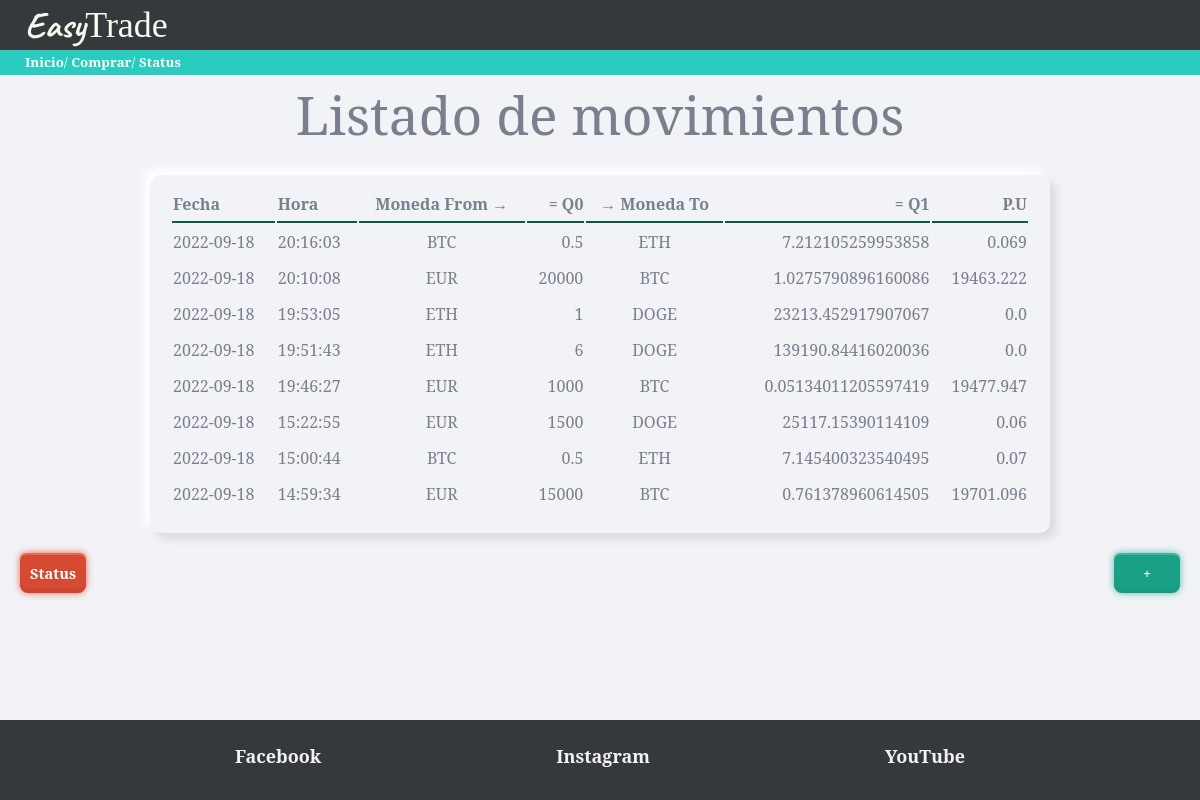
The page / on the database its author committed.
### tables this page shows
CREATE TABLE "movimientos" (
	"id"	INTEGER NOT NULL,
	"fecha"	TEXT NOT NULL,
	"hora"	TEXT NOT NULL,
	"moneda_from"	TEXT NOT NULL DEFAULT 'EUR',
	"cantidad_from"	NUMERIC NOT NULL,
	"moneda_to"	REAL NOT NULL,
	"cantidad_to"	REAL NOT NULL,
	PRIMARY KEY("id" AUTOINCREMENT)
);

### trader/views.py (the view)
@app.route('/')
def movimientos():
    db = DBManager(RUTA)
    movimientos = db.consultaSQL('SELECT * FROM movimientos ORDER BY fecha DESC, hora DESC LIMIT 15')
    return render_template('inicio.html', movs=movimientos)

### trader/models.py (called while the page is built)
    def consultaSQL(self, consulta):
        conexion = sqlite3.connect(self.ruta)
        cursor = conexion.cursor()
        cursor.execute(consulta)
        self.movimientos = []
        nombres_columna = []
        for desc_columna in cursor.description:
            nombres_columna.append(desc_columna[0])
        datos = cursor.fetchall()
        for dato in datos:
            movimiento = {}
            indice = 0
            for nombre in nombres_columna:
                movimiento[nombre] = dato[indice]
                indice += 1
            self.movimientos.append(movimiento)
        conexion.close()
        return self.movimientos

### trader/templates/inicio.html (shortened to what this page needs)
{% extends "base.html" %}
{% block page_title %}
Listado de movimientos
{% endblock %}
{% block contenido %}
{{ super() }}
<table class="paper">
  <tr>
    <th class="titulo-tabla">Fecha</th>
    <th class="titulo-tabla">Hora</th>
    <th class="titulo-tabla moneda">Moneda From →</th>
    <th class="titulo-tabla numero">= Q0</th>
    <th class="titulo-tabla moneda">→ Moneda To</th>
    <th class="titulo-tabla numero">= Q1</th>
    <th class="titulo-tabla numero">P.U</th>
  </tr>
  {% if movs %}
  {% for mov in movs %}
  <tr>
    <td>
      {% if mov.fecha %}
        {{ mov.fecha }}
      {% else %}
        ---
      {% endif %}
    </td>
    <td>
      {% if mov.hora %}
        {{ mov.hora }}
      {% else %}
        ---
      {% endif %}
    </td>
    <td class="moneda"> {{ mov.moneda_from }} </td>
    <td class="numero">{{ mov.cantidad_from }}</td>
    <td class="moneda"> {{ mov.moneda_to }} </td>
    <td class="numero">{{ mov.cantidad_to }}</td>
    <td class="numero"> {{ (mov.cantidad_from / mov.cantidad_to)|round(3, 'common') }} </td>
  </tr>
  {% endfor %}
  {% else %}
  <tr>
    <td colspan="4" class="lista-vacia">No hay movimientos que mostrar</td>
  </tr>
  {% endif %}
</table>
<div class="acciones-inicio">
  <a class="red-button" href="/status">Status</a>
  <a class="green-button" href="/comprar">+</a>
</div>
{% endblock %}

### trader/static/css/skeuos.css (style rules this page uses)
:root { --bg-color: #f2f3f7; --fg-color: #7b7e8c; --red: #E43030; --green: #19A187; --blue: #367bf0; --dark-blue: #265AB1; --maroon: #B8174C; --purple: #8C42AB; }
* { box-sizing: border-box; outline: none; -webkit-touch-callout: none; -webkit-appearance: none; -webkit-tap-highlight-color: transparent !important; -webkit-tap-highlight-color: rgba(0, 0, 0, 0) !important; -webkit-touch-callout: none; font-family: 'Noto Serif','Roboto', sans-serif; letter-spacing: 0; }
html, body { background-color: #f2f3f7; color: #7b7e8c; margin: 0; padding: 0; font-size: 10pt; height: 100%; cursor: default; user-select: none; -webkit-user-select: none; -khtml-user-select: none; -moz-user-select: none; -ms-user-select: none; }
.with-shadow, .outset, button, .checktext input + span, .blue-button, .checktext input:checked + span, button.blue-button, .green-button, button.green-button, .green-button.blue-button, .red-button, button.red-button, .red-button.blue-button, .red-button.green-button, input[type="button"], input[type="submit"], input[type="reset"], select, input[type="text"]:not(select):focus, input[type="search"]:not(select):focus, input[type="tel"]:not(select):focus, input[type="url"]:not(select):focus, input[type="email"]:not(select):focus, input[type="password"]:not(select):focus, input[type="date"]:not(select):focus, input[type="month"]:not(select):focus, input[type="week"]:not(select):focus, input[type="time"]:not(select):focus, input[type="number"]:not(select):focus, input[type="color"]:not(select):focus, select:not(select):focus, textarea:not(select):focus, .paper { box-shadow: 6px 6px 10px rgba(0, 0, 0, 0.1), -6px -6px 10px white; }
.outset, button, .checktext input + span, .blue-button, .checktext input:checked + span, button.blue-button, .green-button, button.green-button, .green-button.blue-button, .red-button, button.red-button, .red-button.blue-button, .red-button.green-button, input[type="button"], input[type="submit"], input[type="reset"], select, input[type="text"]:not(select):focus, input[type="search"]:not(select):focus, input[type="tel"]:not(select):focus, input[type="url"]:not(select):focus, input[type="email"]:not(select):focus, input[type="password"]:not(select):focus, input[type="date"]:not(select):focus, input[type="month"]:not(select):focus, input[type="week"]:not(select):focus, input[type="time"]:not(select):focus, input[type="number"]:not(select):focus, input[type="color"]:not(select):focus, select:not(select):focus, textarea:not(select):focus, .paper { border-radius: 10px; background: #f2f3f7; }
.paper { padding: 10px 20px 20px; margin-top: 20px; min-height: 100px; font-size: 1.2em; background: #f2f3f7; }
section, article, .section, .article, .paper { line-height: 2em; word-wrap: break-word; word-break: normal; line-height: 2em; }
button, .checktext input + span, .blue-button, .checktext input:checked + span, button.blue-button, .green-button, button.green-button, .green-button.blue-button, .red-button, button.red-button, .red-button.blue-button, .red-button.green-button, .guardar-button, input[type="button"], input[type="submit"], input[type="reset"] { border: 0; text-transform: capitalize; padding: 10px 0; width: 4.5em; text-align: center; cursor: pointer; color: inherit; font-size: 1.1rem; transition-property: background-color, box-shadow; transition-delay: .2s; transition-duration: .2s; }
.red-button, button.red-button, .checktext input + span.red-button, .red-button.blue-button, .red-button.green-button, input.red-button[type="button"], input.red-button[type="submit"], input.red-button[type="reset"] { color: white; font-weight: bold; background: #D64933; box-shadow: 0 0 0.5em rgba(221, 45, 10, 0.7), 0 0 transparent, inset 0 -5px 0 rgba(0, 0, 0, 0.05), inset 0 2px 0 rgba(255, 255, 255, 0.2); border-radius: 6px 6px 8px 8px; transition-property: box-shadow, border-radius; }
.green-button, button.green-button, .checktext input + span.green-button, .green-button.blue-button, input.green-button[type="button"], input.green-button[type="submit"], input.green-button[type="reset"] { color: white; font-weight: bold; background: #19A187; box-shadow: 0 0 0.5em rgba(25, 161, 135, 0.7), 0 0 transparent, inset 0 -5px 0 rgba(0, 0, 0, 0.05), inset 0 2px 0 rgba(255, 255, 255, 0.2); border-radius: 6px 6px 8px 8px; transition-property: box-shadow, border-radius; }
a, a:link, a:visited, a:hover a:active { cursor: pointer; font-weight: bold; color: white; font-weight: bold; text-decoration: none; }

### rows shown on the page
movimientos: fecha "2022-09-18", hora "20:16:03", moneda_from "BTC", cantidad_from "0.5", moneda_to "ETH", cantidad_to "7.212105259953858", (mov.cantidad_from/mov.cantidad_to)|round(3,'common') "0.069"
movimientos: fecha "2022-09-18", hora "20:10:08", moneda_from "EUR", cantidad_from "20000", moneda_to "BTC", cantidad_to "1.0275790896160086", (mov.cantidad_from/mov.cantidad_to)|round(3,'common') "19463.222"
movimientos: fecha "2022-09-18", hora "19:53:05", moneda_from "ETH", cantidad_from "1", moneda_to "DOGE", cantidad_to "23213.452917907067", (mov.cantidad_from/mov.cantidad_to)|round(3,'common') "0.0"
movimientos: fecha "2022-09-18", hora "19:51:43", moneda_from "ETH", cantidad_from "6", moneda_to "DOGE", cantidad_to "139190.84416020036", (mov.cantidad_from/mov.cantidad_to)|round(3,'common') "0.0"
movimientos: fecha "2022-09-18", hora "19:46:27", moneda_from "EUR", cantidad_from "1000", moneda_to "BTC", cantidad_to "0.05134011205597419", (mov.cantidad_from/mov.cantidad_to)|round(3,'common') "19477.947"
movimientos: fecha "2022-09-18", hora "15:22:55", moneda_from "EUR", cantidad_from "1500", moneda_to "DOGE", cantidad_to "25117.15390114109", (mov.cantidad_from/mov.cantidad_to)|round(3,'common') "0.06"
movimientos: fecha "2022-09-18", hora "15:00:44", moneda_from "BTC", cantidad_from "0.5", moneda_to "ETH", cantidad_to "7.145400323540495", (mov.cantidad_from/mov.cantidad_to)|round(3,'common') "0.07"
movimientos: fecha "2022-09-18", hora "14:59:34", moneda_from "EUR", cantidad_from "15000", moneda_to "BTC", cantidad_to "0.761378960614505", (mov.cantidad_from/mov.cantidad_to)|round(3,'common') "19701.096"
